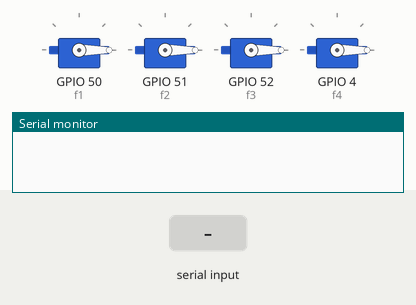
Recording of a sketch running on a simulated ESP32. On the bench: 4 × servo, the last lines printed to the serial monitor. Inputs (shaded band) come from the test bench.

Above: at 1.2 s.
1.3 s: "1" received over Serial
At 2.3 s:
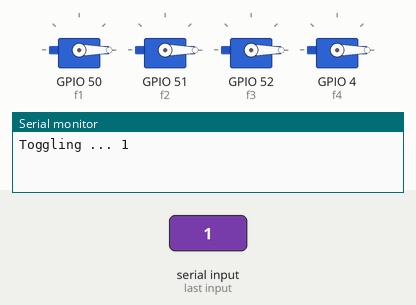
2.8 s: "2" received over Serial
At 3.6 s:
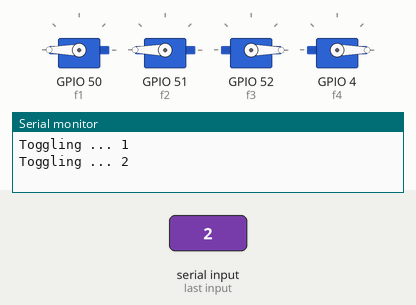
5.8 s: "3" received over Serial
At 5.98 s:
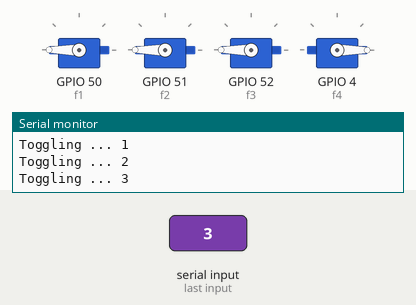
8.8 s: "4" received over Serial
At 9.3 s:
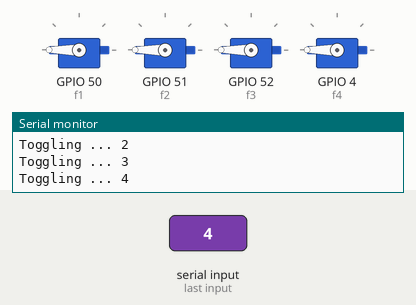
11.8 s: "1" received over Serial
At 12.02 s:
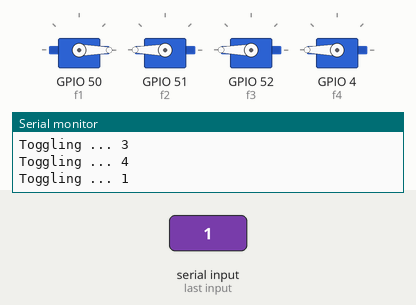
14.8 s: "5" received over Serial
At 15.04 s:
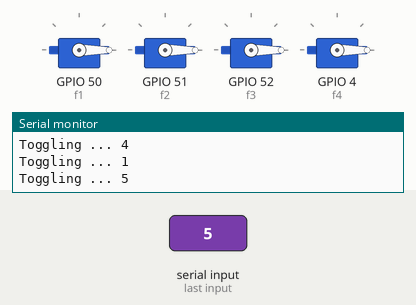
Timing chart, 0 to 18.8 s (numbered marks = the images above; inputs shaded):
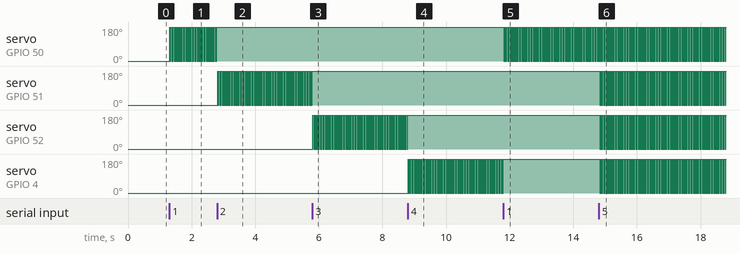

The sketch:

finger_control_test.ino
```cpp
// Test to control the servo motors via serial commands.
// 1. Hookup the servos to the arduino (or esp32) according to the pins set below or reconfigure the below pins to suit your needs.
// 2. Flash this program to the microcontroller
// 3. Open the serial monitor and type '1','2','3', or '4' and enter to toggle the state of each finger (open/close). Or type '5' to open/close the whole hand (this toggle is based on the position of finger 1).


#include <Servo.h>

//Set servo names
Servo finger1;
Servo finger2;
Servo finger3;
Servo finger4;

//Set servo pins
int f1 = 50;
int f2 = 51;
int f3 = 52;
int f4 = 4;

//Set servo state (Open/close)
boolean fb1 = false;
boolean fb2 = false;
boolean fb3 = false;
boolean fb4 = false;

char receivedChar;
boolean newData = false;


void setup() {
  Serial.begin(115200);

  // Set outputs & default state
  finger1.attach(f1);
  finger1.write(0);

  finger2.attach(f2);
  finger2.write(0);

  finger3.attach(f3);
  finger3.write(0);

  finger4.attach(f4);
  finger4.write(0);

}

void loop() {
  // Read serial input
  recvOneChar();
  showNewData();

  if (receivedChar == '1'){
    // Toggle finger one
    if (fb1 == false){
      finger1.write(180);
      fb1 = true;
    } else {
      finger1.write(0);
      fb1 = false;
    }
  }

  if (receivedChar == '2'){
    // Toggle finger two
    if (fb2 == false){
      finger2.write(180);
      fb2 = true;
    } else {
      finger2.write(0);
      fb2 = false;
    }
  }

  if (receivedChar == '3'){
    // Toggle finger three
    if (fb3 == false){
      finger3.write(180);
      fb3 = true;
    } else {
      finger3.write(0);
      fb3 = false;
    }
  }

  if (receivedChar == '4'){
    // Toggle finger four
    if (fb4 == false){
      finger4.write(180);
      fb4 = true;
    } else {
      finger4.write(0);
      fb4 = false;
    }
  }

  if (receivedChar == '5'){
    // Toggle all fingers
    if (fb1 == false){
      finger1.write(180);
      finger2.write(180);
      finger3.write(180);
      finger4.write(180);
      fb1 = true;
    } else {
      finger1.write(0);
      finger2.write(0);
      finger3.write(0);
      finger4.write(0);
      fb1 = false;
    }
  }

  delay(20);
}


void recvOneChar() {
    if (Serial.available() > 0) {
        receivedChar = Serial.read();
        newData = true;
    }
}

void showNewData() {
    if (newData == true) {
        Serial.print("Toggling ... ");
        Serial.println(receivedChar);
        newData = false;
    }
}
```

Measured:
- after the input at 1.3 s, servo on GPIO 50 (f1): alternates 180° for 0.02 s and 0° for 0.02 s, starting at once
- after the input at 2.8 s, servo on GPIO 50 (f1): stops changing and stays 180°; servo on GPIO 51 (f2): alternates 180° for 0.02 s and 0° for 0.02 s, starting at once
- after the input at 5.8 s, servo on GPIO 51 (f2): stops changing and stays 180°; servo on GPIO 52 (f3): alternates 180° for 0.02 s and 0° for 0.02 s, starting at once
- after the input at 8.8 s, servo on GPIO 52 (f3): stops changing and stays 180°; servo on GPIO 4 (f4): alternates 180° for 0.02 s and 0° for 0.02 s, starting at once
- after the input at 11.8 s, servo on GPIO 50 (f1): alternates 180° for 0.02 s and 0° for 0.02 s, starting at once; servo on GPIO 4 (f4): stops changing and stays 180°
- after the input at 14.8 s, servo on GPIO 51 (f2), servo on GPIO 52 (f3), servo on GPIO 4 (f4): alternates 180° for 0.02 s and 0° for 0.02 s, starting at once
